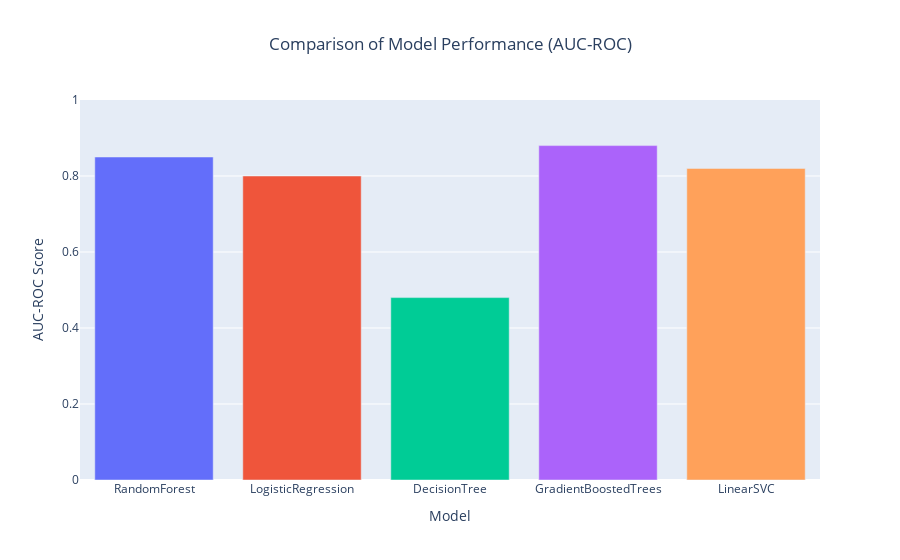

The code cell stored with this chart in its notebook:
### Markdown cell above
Adicionar comparação dos modelos num plot

### Code cell
# Extract model names and AUC-ROC scores from the results list
# Replace these placeholder AUC-ROC values with actual values from your results
results_data = [
    ("RandomForest", 0.85, None),  # Example AUC-ROC value
    ("LogisticRegression", 0.80, None),  # Example AUC-ROC value
    ("DecisionTree", 0.48, None),  # Example AUC-ROC value
    ("GradientBoostedTrees", 0.88, None),  # Example AUC-ROC value
    ("LinearSVC", 0.82, None)  # Example AUC-ROC value (replace with your linear_svc_auc_roc)
]

# Create a DataFrame for Plotly
data = {
    "Model": [name for name, _, _ in results_data],
    "AUC-ROC": [auc for _, auc, _ in results_data]
}
df = pd.DataFrame(data)

# Create a bar chart using Plotly Express
fig = px.bar(
    df,
    x="Model",
    y="AUC-ROC",
    title="Comparison of Model Performance (AUC-ROC)",
    labels={"AUC-ROC": "AUC-ROC Score", "Model": "Model Name"},
    color="Model",
    color_discrete_sequence=px.colors.qualitative.Plotly
)

# Update layout for better readability
fig.update_layout(
    xaxis_title="Model",
    yaxis_title="AUC-ROC Score",
    yaxis_range=[0, 1],  # AUC-ROC scores are typically between 0 and 1
    showlegend=False,
    title_x=0.5
)

# Show the plot
fig.show()

### Figure 1 — Plotly figure (JSON) as saved in the notebook; plotly's stock layout.template omitted (floating-point values rounded to 4 significant figures)
{"data": [{"hovertemplate": "Model Name=%{x}<br>AUC-ROC Score=%{y}<extra></extra>", "legendgroup": "RandomForest", "marker": {"color": "#636EFA", "pattern": {"shape": ""}}, "name": "RandomForest", "orientation": "v", "showlegend": true, "textposition": "auto", "type": "bar", "x": ["RandomForest"], "xaxis": "x", "y": [0.85], "yaxis": "y"}, {"hovertemplate": "Model Name=%{x}<br>AUC-ROC Score=%{y}<extra></extra>", "legendgroup": "LogisticRegression", "marker": {"color": "#EF553B", "pattern": {"shape": ""}}, "name": "LogisticRegression", "orientation": "v", "showlegend": true, "textposition": "auto", "type": "bar", "x": ["LogisticRegression"], "xaxis": "x", "y": [0.8], "yaxis": "y"}, {"hovertemplate": "Model Name=%{x}<br>AUC-ROC Score=%{y}<extra></extra>", "legendgroup": "DecisionTree", "marker": {"color": "#00CC96", "pattern": {"shape": ""}}, "name": "DecisionTree", "orientation": "v", "showlegend": true, "textposition": "auto", "type": "bar", "x": ["DecisionTree"], "xaxis": "x", "y": [0.48], "yaxis": "y"}, {"hovertemplate": "Model Name=%{x}<br>AUC-ROC Score=%{y}<extra></extra>", "legendgroup": "GradientBoostedTrees", "marker": {"color": "#AB63FA", "pattern": {"shape": ""}}, "name": "GradientBoostedTrees", "orientation": "v", "showlegend": true, "textposition": "auto", "type": "bar", "x": ["GradientBoostedTrees"], "xaxis": "x", "y": [0.88], "yaxis": "y"}, {"hovertemplate": "Model Name=%{x}<br>AUC-ROC Score=%{y}<extra></extra>", "legendgroup": "LinearSVC", "marker": {"color": "#FFA15A", "pattern": {"shape": ""}}, "name": "LinearSVC", "orientation": "v", "showlegend": true, "textposition": "auto", "type": "bar", "x": ["LinearSVC"], "xaxis": "x", "y": [0.82], "yaxis": "y"}], "layout": {"barmode": "relative", "legend": {"title": {"text": "Model Name"}, "tracegroupgap": 0}, "showlegend": false, "title": {"text": "Comparison of Model Performance (AUC-ROC)", "x": 0.5}, "xaxis": {"anchor": "y", "categoryarray": ["RandomForest", "LogisticRegression", "DecisionTree", "GradientBoostedTrees", "LinearSVC"], "categoryorder": "array", "domain": [0, 1], "title": {"text": "Model"}}, "yaxis": {"anchor": "x", "domain": [0, 1], "range": [0, 1], "title": {"text": "AUC-ROC Score"}}}}
